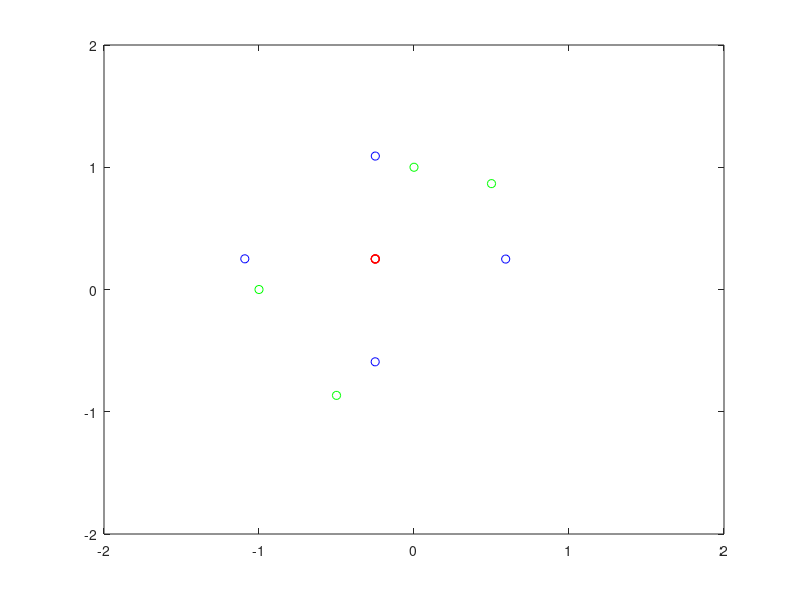

MATLAB code for this plot:
close all
clear


r = 1;
x = [cos(pi/3), cos(pi/2), cos(pi), cos(-pi*2/3);
    sin(pi/3), sin(pi/2), sin(pi), sin(-pi*2/3)];
y = [cos(0), cos(pi/2), cos(pi), cos(-pi/2);
    sin(0), sin(pi/2), sin(pi), sin(-pi/2)];
% plot(y(1,:),y(2,:),'bo');

A = [0 1 1 1;
    1 0 1 0;
    1 1 0 1;
    1 0 1 0];
D = diag(sum(A,2));
L = D-A;

sumPg = zeros(8,2);
for i=1:4
    for j=1:4
        if i~=j
            gij = (y(:,j)-y(:,i))/norm(y(:,j)-y(:,i));
            Pg(2*i-1:2*i,2*j-1:2*j) = A(i,j)*(eye(2)-gij*gij');
        else
            Pg(2*i-1:2*i,2*j-1:2*j)=zeros(2,2);
        end
        sumPg(2*i-1:2*i,:) = sumPg(2*i-1:2*i,:) + Pg(2*i-1:2*i,2*j-1:2*j);
    end
end
for i=1:4
    for j=1:4
        if i==j
            B(2*i-1:2*i,2*j-1:2*j)=sumPg(2*i-1:2*i,:);
        else
            B(2*i-1:2*i,2*j-1:2*j)=-Pg(2*i-1:2*i,2*j-1:2*j);
        end
    end
end

y = x;
z = x;
u = zeros(size(x));
v = u;
dt = 0.05;
w = kron(ones(4,1),eye(2));
figure
for i=1:500
%     w = diag(1./sqrt(diag(z'*z)));dz = -5*kron(w,eye(2))*z(:)-kron(L,eye(2))*u(:);
    dx = -1*(x(:)-y(:))-B*v(:);
    dz = -3*z(:)-kron(L,eye(2))*u(:);
    du = kron(L,eye(2))*(x(:)+z(:));
    dv = B*x(:);
    z(:) = z(:) + dz*dt;
    u(:) = u(:) + du*dt;
    x(:) = x(:) + dx*dt;
    v(:) = v(:) + dv*dt;
    plot(y(1,:),y(2,:),'go');axis([-1 1 -1 1]*2);hold on
    plot(x(1,:),x(2,:),'bo');
    plot(x(1,:)+z(1,:),x(2,:)+z(2,:),'ro');hold off
    pause(dt);
end